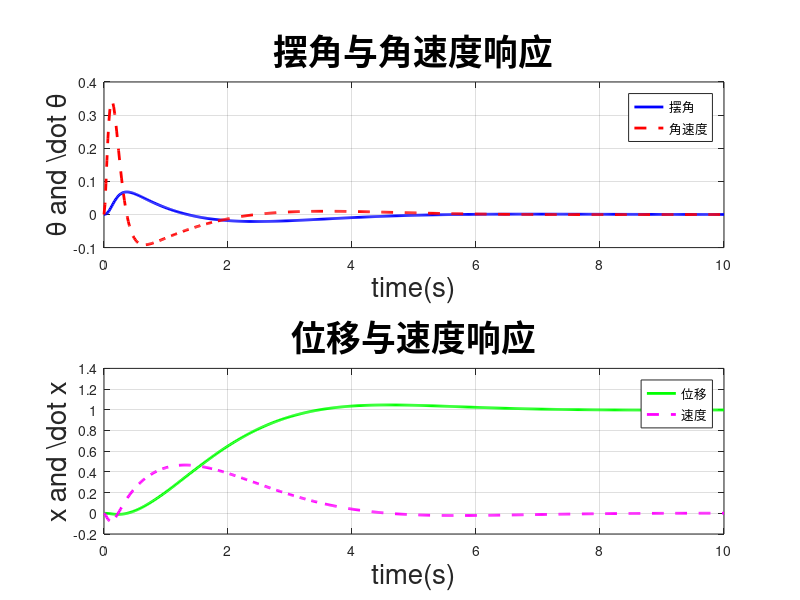

Here is the MATLAB script that generated this plot:
%%% author:Mworks-同源软控%%%
% https://zhuanlan.zhihu.com/p/565861449
% 倒立摆系统参数
M = 1.42;     % 小车质量
m = 0.12;     % 摆球质量
l = 0.188;    % 摆杆长度
I = 0.0014;     % 摆球转动惯量
g = 9.8;      % 重力加速度9.8m/s^2
q = (M+m)*(I+m*l^2)-(m*l)^2; %0.0082
p = I*(M+m)+(M*m*l^2);       %0.0082
% 倒立摆系统状态空间矩阵定义
A = [0               1 0 0
    (M+m)*m*g*l/(I*(M+m)+(M*m*l^2))    0 0 0
    0                0 0 1
    -m^2*g*l^2 /(I*(M+m)+(M*m*l^2))          0 0 0];
B = [0 -m*l/(I*(M+m)+(M*m*l^2)) 0 (I+m*l^2)/(I*(M+m)+(M*m*l^2))]';
C = [0 0 1 0];
% C = [1 0 0 0
%     0 0 1 0];
D = 0;
% 倒立摆系统状态空间模型
G = ss(A, B, C, D)
% 计算理想主导极点位置并分配系统所有极点位置
Ahat = [A ,zeros(size(A,1),1);-C,0];
Bhat = [B;0];
r=rank([Ahat,Bhat]);
idealPoles = roots([1, 2 * 0.7 * 1, 1]);
AllPoles = [idealPoles(1), idealPoles(2), -10, -15, -20];
% AllPoles = [idealPoles(1), idealPoles(2), -10, -15];
% 极点配置，计算状态增益K
Khat = place(Ahat, Bhat, AllPoles);
% 状态增益值分解
K = real(Khat(1:4))
kl = -real(Khat(end))
% 闭环系统状态方程
AA = [A - B*K, B*kl; -C, 0];
BB = [0; 0; 0; 0; 1];
CC = [C, 0];
DD = 0;
Gclose = ss(AA, BB, CC, DD);
% 计算并绘制阶跃响应
[y, t, x] = step(Gclose, 10);
% 绘制阶跃响应图
% 摆角与角速度响应
subplot(2, 1, 1);
plot(t, x(:, 1), 'b-', 'LineWidth', 2);
hold on;
plot(t, x(:, 2), 'r--', 'LineWidth', 2);
grid on;
xlabel('time(s)', 'FontSize', 20);
ylabel('{\theta and \dot \theta}', 'FontSize', 20);
title('摆角与角速度响应', 'FontSize', 25);
legend('摆角', '角速度', 'Location', 'best');

% 位移与速度响应
subplot(2, 1, 2);
plot(t, x(:, 3), 'g-', 'LineWidth', 2);
hold on;
plot(t, x(:, 4), 'm--', 'LineWidth', 2);
grid on;
xlabel('time(s)', 'FontSize', 20);
ylabel('{x and \dot x}', 'FontSize', 20);
title('位移与速度响应', 'FontSize', 25);
legend('位移', '速度', 'Location', 'best');

% 调整图形整体布局
set(gcf, 'Position', [100, 100, 800, 600]);